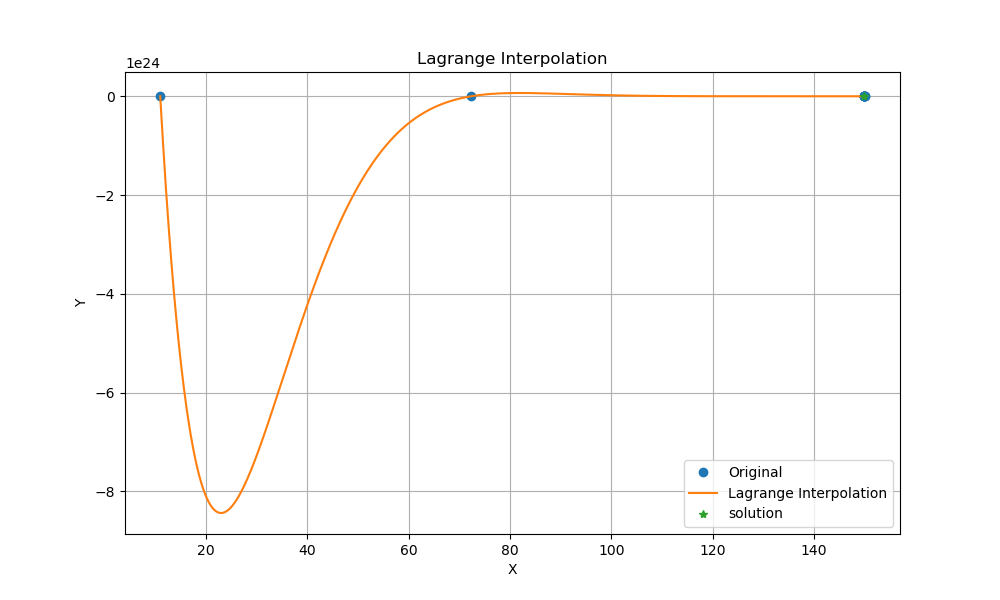
#> input picture application/tune_gain_history/10.png, 1000 x 600 px; its folder holds 4 pictures in this run
$ python makeGIF.py
#> lines starting #> are read from the running program, lines starting #| are printed output that depends on the picture
import os
from PIL import Image

# Define the folder containing the images
folder_path = './'

# List all files in the folder and filter by image extensions
image_files = [f for f in sorted(os.listdir(folder_path)) if f.endswith(('png', 'jpg', 'jpeg', 'bmp', 'gif'))]

# Load images
images = [Image.open(os.path.join(folder_path, img)) for img in image_files]
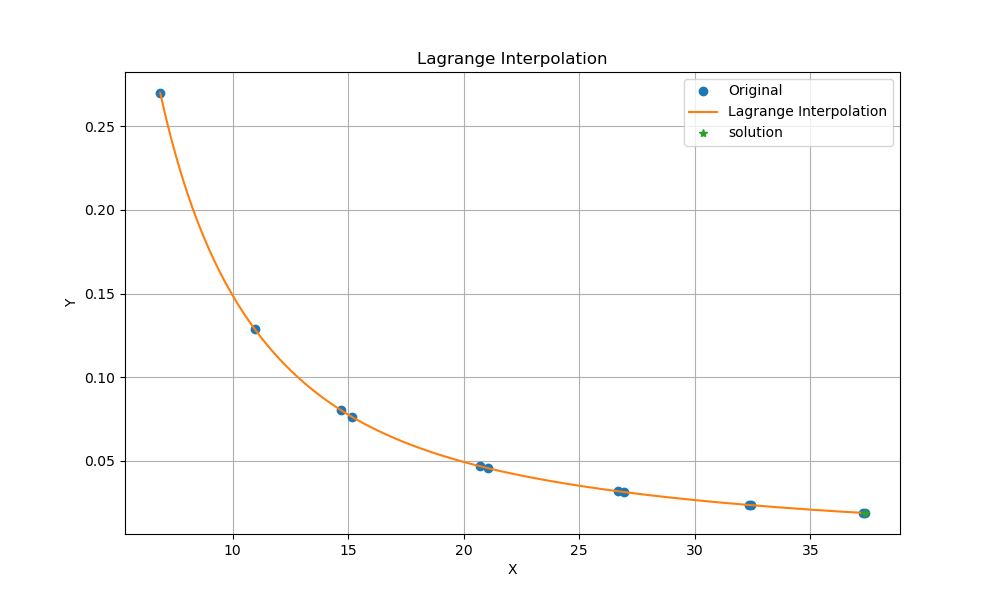
#> input picture application/tune_gain_history/11.png, 1000 x 600 px
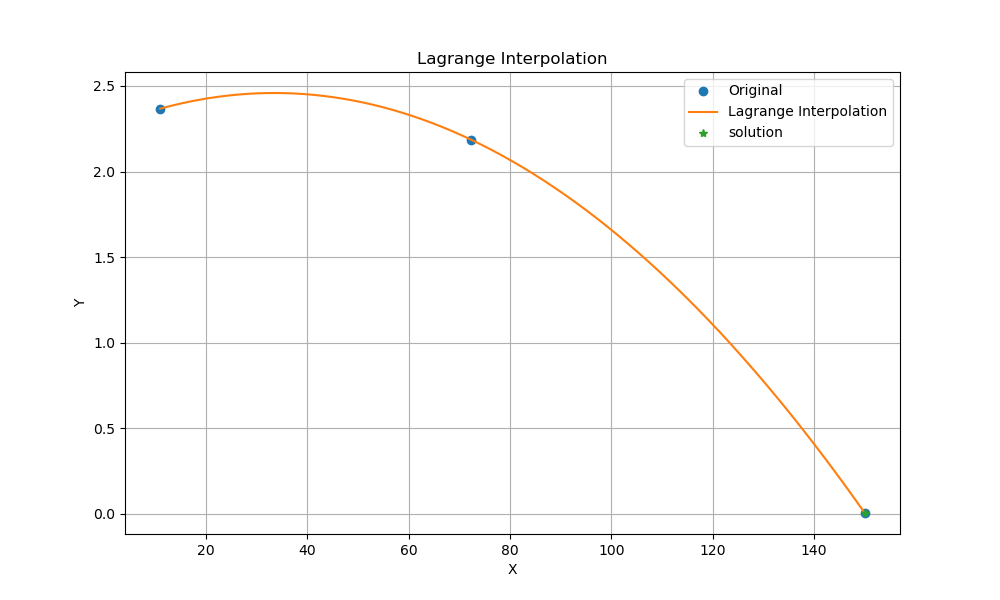
#> input picture application/tune_gain_history/2.png, 1000 x 600 px
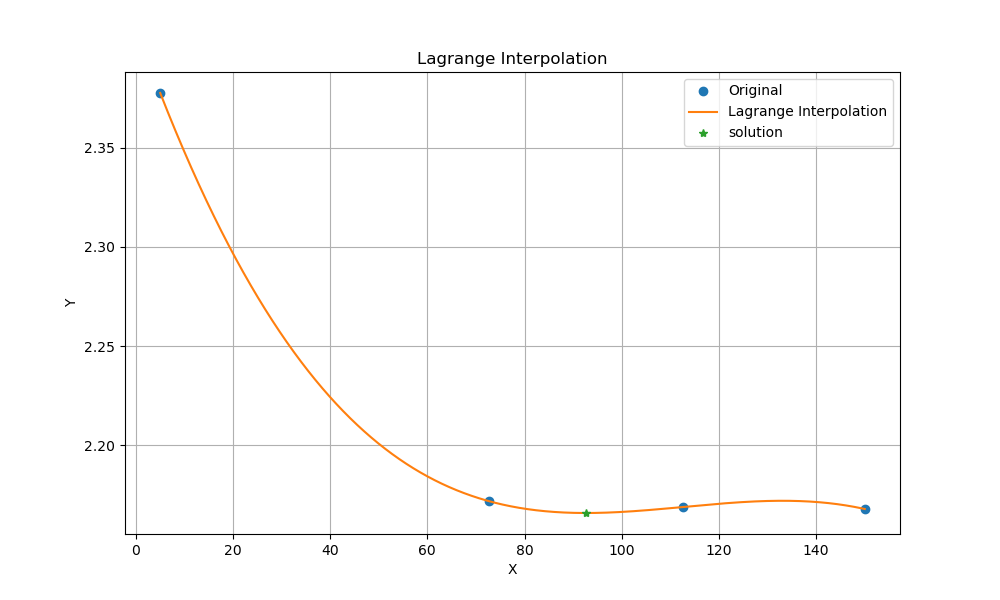
#> input picture application/tune_gain_history/3.png, 1000 x 600 px

# Save as GIF
gif_path = 'output.gif'
images[0].save(
    gif_path,
    save_all=True,
    append_images=images[1:],
    duration=500,  # Duration between frames in milliseconds
    loop=0  # 0 means infinite loop
)

print(f"GIF saved at {gif_path}")
